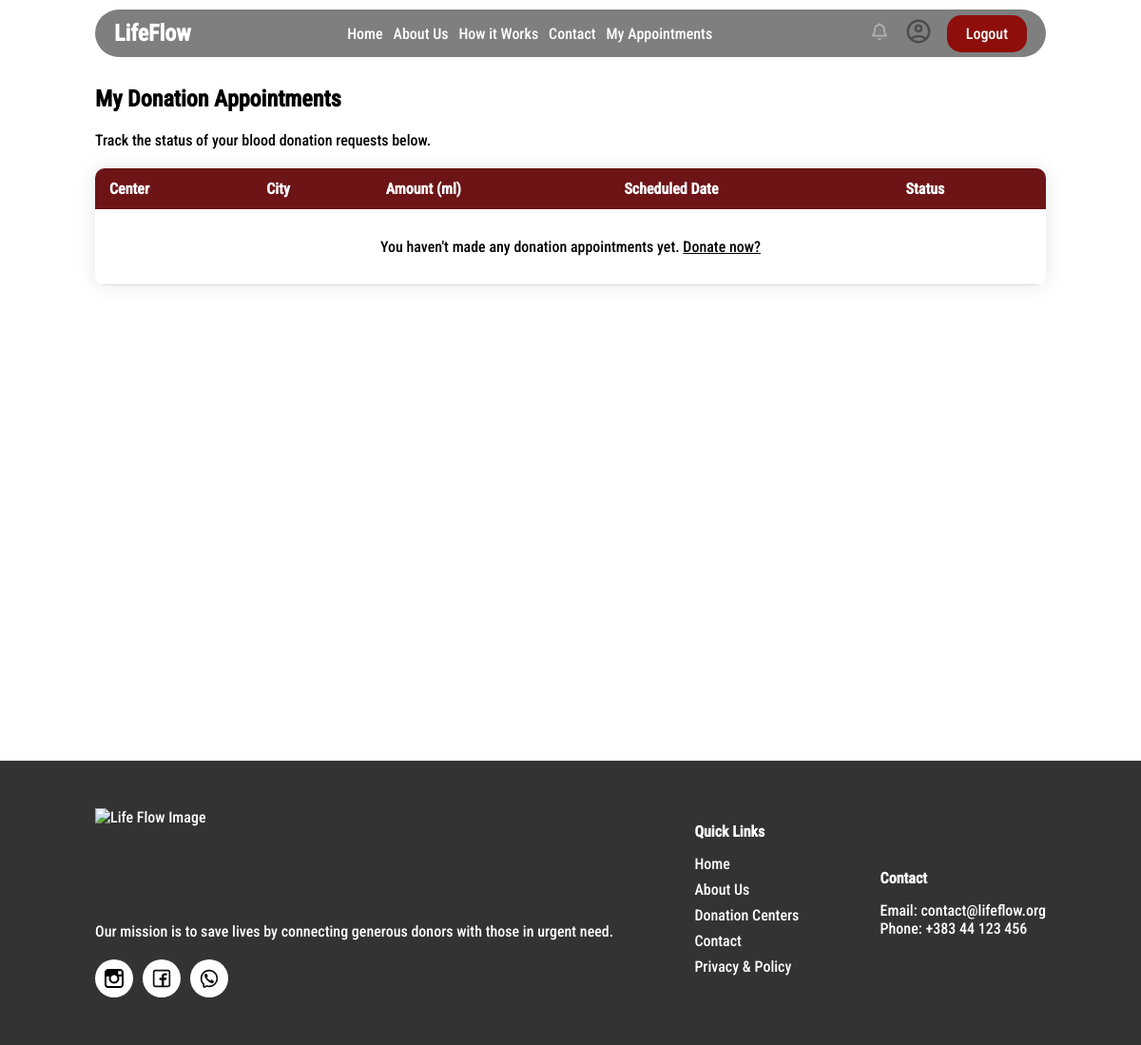
/pages/myAppointments/myAppointments.php (signed in), run on an earlier commit of the app's database.
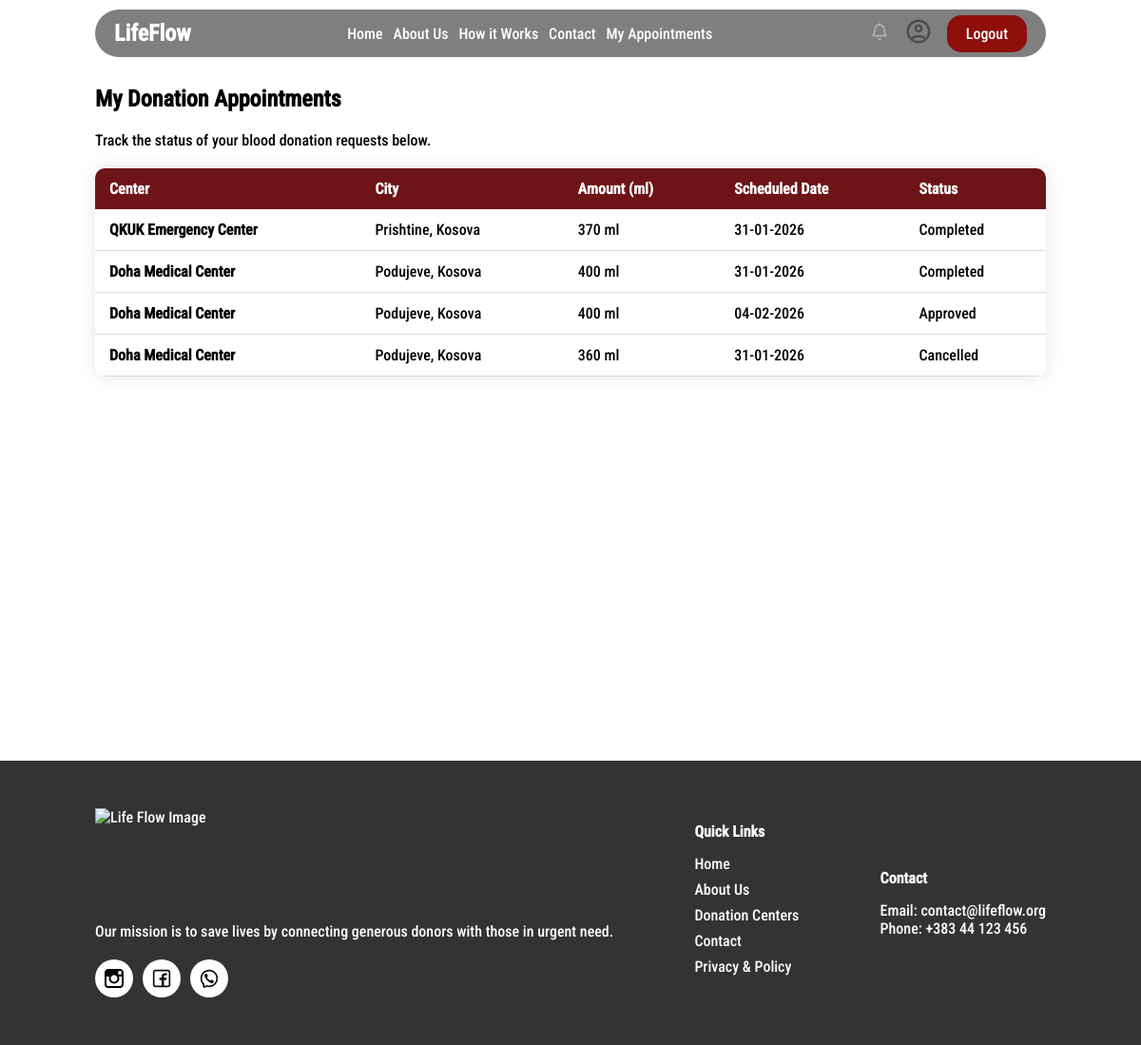
And on a later commit of the database.
### tables this page shows
CREATE TABLE `donation_appointments` (
  `id` int(11) NOT NULL,
  `donor_id` int(11) NOT NULL,
  `center_id` int(11) NOT NULL,
  `status_id` int(11) NOT NULL DEFAULT 1,
  `amount_ml` int(11) DEFAULT 450,
  `scheduled_date` date DEFAULT NULL,
  `created_at` timestamp NOT NULL DEFAULT current_timestamp()
);

CREATE TABLE `blood_centers` (
  `id` int(11) NOT NULL,
  `center_name` varchar(100) NOT NULL,
  `img_src` varchar(255) DEFAULT NULL,
  `city` varchar(100) NOT NULL,
  `phone_number` varchar(50) DEFAULT NULL,
  `description` text DEFAULT NULL,
  `map_link` text DEFAULT NULL
);

CREATE TABLE `appointment_statuses` (
  `id` int(11) NOT NULL,
  `status_name` varchar(50) NOT NULL
);

### config.php (called while the page is built)
<?php
class Database {
    private $host = 'localhost';
    private $dbname = 'blood_bank_management_system';
    private $username = 'root';
    private $password = '';
    private $conn;
    public function __construct() {
        try {
            $dsn = "mysql:host={$this->host};dbname={$this->dbname}";
            $this->conn = new PDO($dsn, $this->username, $this->password);
            $this->conn->setAttribute(PDO::ATTR_ERRMODE, PDO::ERRMODE_EXCEPTION);
        } catch(PDOException $e) {
            die("Connection failed: " . $e->getMessage());
        }
    }
    public function getConnection(): PDO {
        return $this->conn;
    }
}
?>

### crud/donations/donationLogic.php (called while the page is built, shortened)
<?php
class Donation {
    private $conn;
    public function __construct($db) {
        $this->conn = $db;
    }
public function getMyAppointments($donor_id) {
    $query = "SELECT da.*, bc.center_name, bc.city, s.status_name
              FROM donation_appointments da
              JOIN blood_centers bc ON da.center_id = bc.id
              JOIN appointment_statuses s ON da.status_id = s.id
              WHERE da.donor_id = :donor_id
              ORDER BY da.created_at DESC";
    $stmt = $this->conn->prepare($query);
    $stmt->bindParam(":donor_id", $donor_id);
    $stmt->execute();
    return $stmt->fetchAll(PDO::FETCH_ASSOC);
}
}
?>

### pages/myAppointments/myAppointments.php (the view, shortened to what this page needs)
<?php
include_once "../../config.php";
include_once "../../crud/donations/donationLogic.php";
$db = new Database();
$donationObj = new Donation($db->getConnection());
$myAppointments = $donationObj->getMyAppointments($_SESSION['user_id']);
?>
<!DOCTYPE html>
<html lang="en">
<head>
    <link rel="stylesheet" href="../../components/globalCSS/globalCSS.css" />
    <link rel="stylesheet" href="../../components/header/header.css?v=<?php echo time(); ?>" />
    <link rel="stylesheet" href="../../components/footer/footer.css" />
    <link rel="stylesheet" href="../../dashboard/styledTables.css">
    <link rel="stylesheet" href="myAppointments.css">
</head>
<body>
    <section class="appointmentsSection">
      <?php include "../../components/header/header.php";?>
      <div class="appointmentsPage">
        <h2>My Donation Appointments</h2>
        <p>Track the status of your blood donation requests below.</p>
        <table class="styledTable">
            <thead>
                <tr>
                    <th>Center</th>
                    <th>City</th>
                    <th>Amount (ml)</th>
                    <th>Scheduled Date</th>
                    <th>Status</th>
                </tr>
            </thead>
            <tbody>
                <?php if (!empty($myAppointments)): ?>
                    <?php foreach ($myAppointments as $app): ?>
                        <tr>
                            <td><strong><?php echo $app['center_name']; ?></strong></td>
                            <td><?php echo $app['city']; ?></td>
                            <td><?php echo $app['amount_ml']; ?> ml</td>
                            <td>
                                <?php
                                    echo ($app['scheduled_date'])
                                    ? date('d-m-Y', strtotime($app['scheduled_date']))
                                    : '<i>Not set yet</i>';
                                ?>
                            </td>
                            <td>
                                <span class="statusBadge <?php echo strtolower($app['status_name']); ?>">
                                    <?php echo $app['status_name']; ?>
                                </span>
                            </td>
                        </tr>
                    <?php endforeach; ?>
                <?php else: ?>
                    <tr>
                        <td colspan="5" style="text-align: center; padding: 30px;">
                            You haven't made any donation appointments yet.
                            <a href="../donateNow/donateNowPage.php" style="color: var(--main-color);">Donate now?</a>
                        </td>
                    </tr>
                <?php endif; ?>
            </tbody>
        </table>
      </div>
    </section>
    <custom-footer></custom-footer>
</body>
</html>

What changed in the data, as far as the page shows it:
added donation_appointments: center.center_name "QKUK Emergency Center", center.city "Prishtine, Kosova", amount_ml "370", scheduled_date "31-01-2026", status.status_name "Completed"
added donation_appointments: center.center_name "Doha Medical Center", center.city "Podujeve, Kosova", amount_ml "400", scheduled_date "31-01-2026", status.status_name "Completed"
added donation_appointments: center.center_name "Doha Medical Center", center.city "Podujeve, Kosova", amount_ml "400", scheduled_date "04-02-2026", status.status_name "Approved"
added donation_appointments: center.center_name "Doha Medical Center", center.city "Podujeve, Kosova", amount_ml "360", scheduled_date "31-01-2026", status.status_name "Cancelled"
Also different on the page:
text no longer shown: "You haven't made any donation appointments yet. Donate now?"
